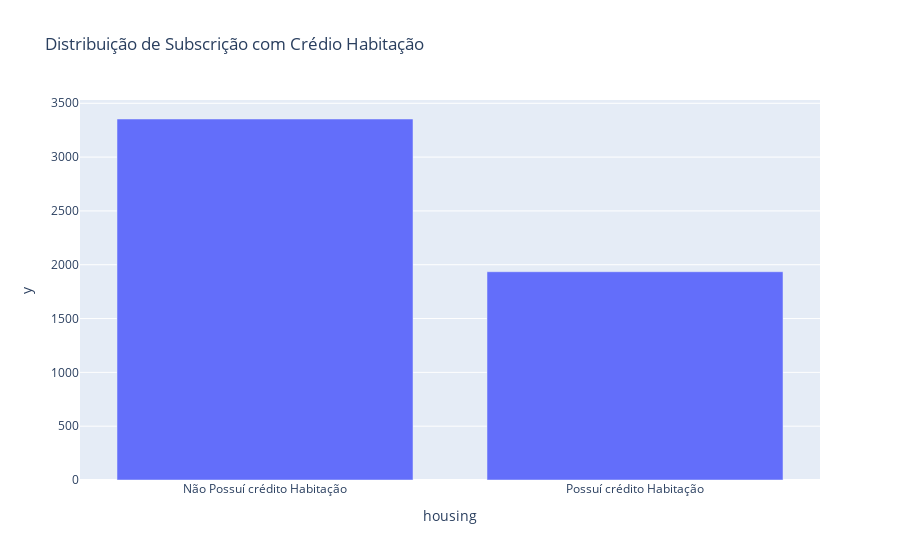

Source (notebook cell):
### Code cell
campaigny = pd.DataFrame(data.groupby('housing')['y'].sum()).reset_index()
campaigny = campaigny.sort_values(by = 'y', ascending = False)
fig = px.bar(campaigny.iloc[:], #plotting only the top 20 Countries
             x = 'housing', y = 'y', title = 'Distribuição de Subscrição com Crédio Habitação')

fig.show()

### Figure 1 — Plotly figure (JSON) as saved in the notebook; plotly's stock layout.template omitted (floating-point values rounded to 4 significant figures)
{"data": [{"alignmentgroup": "True", "hovertemplate": "housing=%{x}<br>y=%{y}<extra></extra>", "legendgroup": "", "marker": {"color": "#636efa"}, "name": "", "offsetgroup": "", "orientation": "v", "showlegend": false, "textposition": "auto", "type": "bar", "x": ["Não Possuí crédito Habitação", "Possuí crédito Habitação"], "xaxis": "x", "y": [3354, 1935], "yaxis": "y"}], "layout": {"barmode": "relative", "legend": {"tracegroupgap": 0}, "title": {"text": "Distribuição de Subscrição com Crédio Habitação"}, "xaxis": {"anchor": "y", "domain": [0, 1], "title": {"text": "housing"}}, "yaxis": {"anchor": "x", "domain": [0, 1], "title": {"text": "y"}}}}
